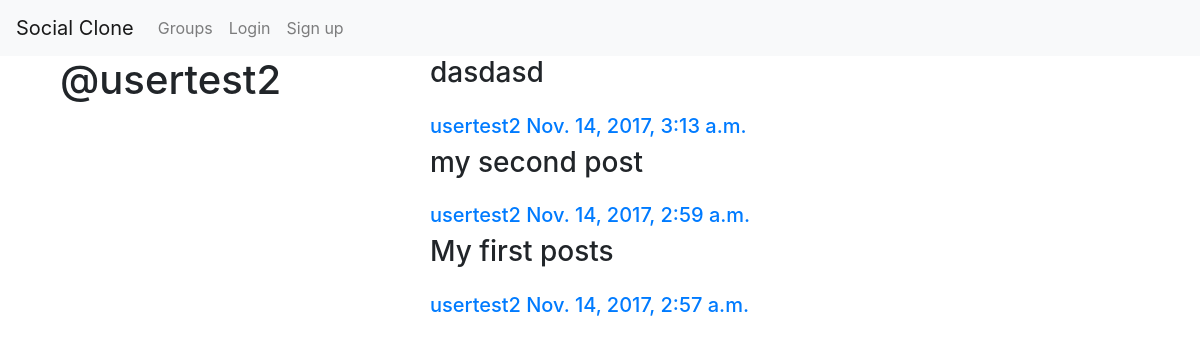
Page /posts/by/usertest2/ on the committed database.
### posts/models.py (models this page shows, shortened)
class Post(models.Model):
    user = models.ForeignKey(User, related_name='posts')
    created_at = models.DateTimeField(auto_now=True)
    message = models.TextField(max_length=None)
    message_html = models.TextField(max_length=None, editable=False)
    group = models.ForeignKey(Group, related_name='posts', null=True, blank=True)
    class Meta:
        ordering = ['-created_at']
        unique_together = ['user', 'message']

### posts/views.py (the view)
# urls.py: url(r'^by/(?P<username>[-\w]+)/$', views.UserPostsView.as_view(), name='for_user'),
class UserPostsView(generic.ListView):
    model = models.Post
    template_name = 'posts/user_post_list.html'
    context_object_name = 'posts'
    def get_queryset(self):
        try:
            self.post_user = User.objects.prefetch_related('posts').get(username__iexact=self.kwargs.get('username'))
        except User.DoesNotExist:
            raise Http404
        else:
            return self.post_user.posts.all()
    def get_context_data(self, **kwargs):
        context = super(UserPostsView, self).get_context_data(**kwargs)
        context['post_user'] = self.post_user
        return context

### posts/templates/posts/user_post_list.html
{% extends 'posts/post_base.html' %}
{% block pre_post %}
  <div class="col-md-4">
    <h1>@{{ post_user.username }}</h1>
  </div>
{% endblock %}
{% block post_content %}
  <div class="col-md-8">
    {% for post in posts %}
      {% include 'posts/_post.html' %}
    {% endfor %}
  </div>
{% endblock %}

### posts/templates/posts/_post.html (shortened to what this page needs)
<div class="row post media">
  <h3 class="col-md-12">{{ post.message_html|safe }}</h3>
  <div class="col-md-12 media-body">
    <h5 class="media-heading">
      <span class="username">
        <a href="{% url 'posts:for_user' username=post.user.username %}">{{ post.user.username }}</a>
      </span>
      <time class="time">
        <a href="{% url 'posts:single' username=post.user.username pk=post.pk %}">{{ post.created_at }}</a>
      </time>
    </h5>
  </div>
</div>

### rows in the picture
Post: message_html "dasdasd", user.username "usertest2", created_at "Nov. 14, 2017, 3:13 a.m."
Post: message_html "my second post", user.username "usertest2", created_at "Nov. 14, 2017, 2:59 a.m."
Post: message_html "My first posts", user.username "usertest2", created_at "Nov. 14, 2017, 2:57 a.m."

### other values in the picture
{{ post_user.username }} "usertest2"
